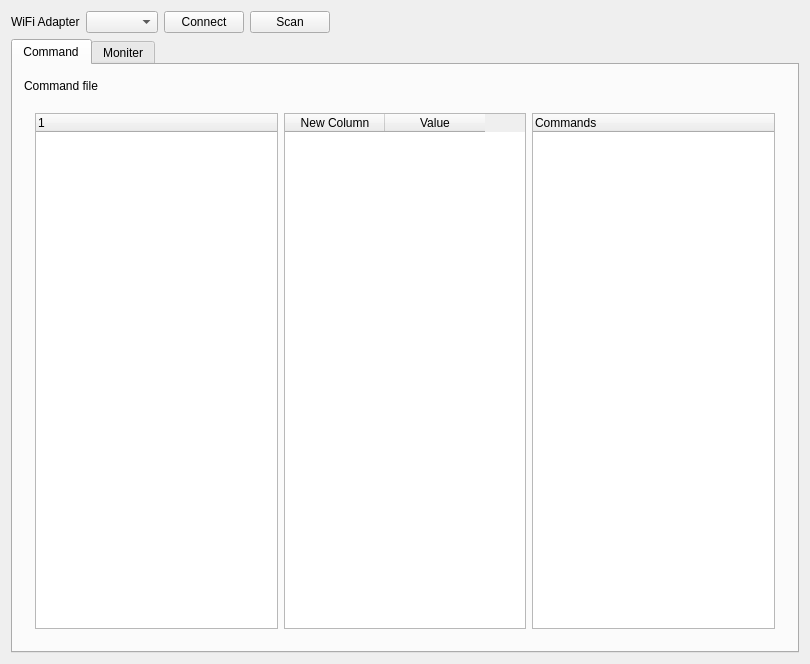
<?xml version="1.0" encoding="UTF-8"?>
<ui version="4.0">
 <class>FLZigbeeMonitor</class>
 <widget class="QWidget" name="FLZigbeeMonitor">
  <property name="geometry">
   <rect>
    <x>0</x>
    <y>0</y>
    <width>810</width>
    <height>664</height>
   </rect>
  </property>
  <property name="windowTitle">
   <string>FLZigbeeMonitor</string>
  </property>
  <layout class="QGridLayout" name="gridLayout_3">
   <item row="0" column="4">
    <spacer name="horizontalSpacer">
     <property name="orientation">
      <enum>Qt::Horizontal</enum>
     </property>
     <property name="sizeHint" stdset="0">
      <size>
       <width>40</width>
       <height>20</height>
      </size>
     </property>
    </spacer>
   </item>
   <item row="0" column="2">
    <widget class="QPushButton" name="pbConnect">
     <property name="text">
      <string>Connect</string>
     </property>
    </widget>
   </item>
   <item row="0" column="1">
    <widget class="QComboBox" name="comboBox_2"/>
   </item>
   <item row="1" column="0" colspan="5">
    <widget class="QTabWidget" name="tabTest">
     <property name="currentIndex">
      <number>0</number>
     </property>
     <widget class="QWidget" name="tab">
      <attribute name="title">
       <string>Command</string>
      </attribute>
      <layout class="QGridLayout" name="gridLayout">
       <item row="1" column="0" colspan="2">
        <widget class="QWidget" name="widget_contain" native="true">
         <layout class="QGridLayout" name="gridLayout_2">
          <item row="0" column="1">
           <widget class="QTableWidget" name="tableWidget">
            <property name="sizePolicy">
             <sizepolicy hsizetype="Expanding" vsizetype="Expanding">
              <horstretch>0</horstretch>
              <verstretch>0</verstretch>
             </sizepolicy>
            </property>
            <property name="lineWidth">
             <number>3</number>
            </property>
            <property name="showGrid">
             <bool>false</bool>
            </property>
            <attribute name="verticalHeaderVisible">
             <bool>false</bool>
            </attribute>
            <column>
             <property name="text">
              <string>New Column</string>
             </property>
            </column>
            <column>
             <property name="text">
              <string>Value</string>
             </property>
            </column>
           </widget>
          </item>
          <item row="0" column="0">
           <widget class="QTreeWidget" name="treeWidget">
            <property name="sizeAdjustPolicy">
             <enum>QAbstractScrollArea::AdjustIgnored</enum>
            </property>
            <column>
             <property name="text">
              <string notr="true">1</string>
             </property>
            </column>
           </widget>
          </item>
          <item row="0" column="2">
           <widget class="QTreeWidget" name="treeWidget_2">
            <column>
             <property name="text">
              <string>Commands</string>
             </property>
            </column>
           </widget>
          </item>
         </layout>
        </widget>
       </item>
       <item row="0" column="0">
        <widget class="QLabel" name="label_2">
         <property name="sizePolicy">
          <sizepolicy hsizetype="Fixed" vsizetype="Preferred">
           <horstretch>0</horstretch>
           <verstretch>0</verstretch>
          </sizepolicy>
         </property>
         <property name="text">
          <string>Command file</string>
         </property>
        </widget>
       </item>
       <item row="0" column="1">
        <spacer name="horizontalSpacer_2">
         <property name="orientation">
          <enum>Qt::Horizontal</enum>
         </property>
         <property name="sizeHint" stdset="0">
          <size>
           <width>40</width>
           <height>20</height>
          </size>
         </property>
        </spacer>
       </item>
      </layout>
     </widget>
     <widget class="QWidget" name="tab_2">
      <attribute name="title">
       <string>Moniter</string>
      </attribute>
     </widget>
    </widget>
   </item>
   <item row="0" column="3">
    <widget class="QPushButton" name="pbFresh">
     <property name="text">
      <string>Scan</string>
     </property>
    </widget>
   </item>
   <item row="0" column="0">
    <widget class="QLabel" name="label">
     <property name="text">
      <string>WiFi Adapter</string>
     </property>
    </widget>
   </item>
  </layout>
 </widget>
 <layoutdefault spacing="6" margin="11"/>
 <resources/>
 <connections/>
</ui>
